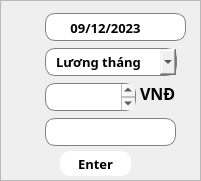
   <widget class="QFrame" name="frametest">
    <property name="geometry">
     <rect>
      <x>1330</x>
      <y>480</y>
      <width>201</width>
      <height>181</height>
     </rect>
    </property>
    <property name="styleSheet">
     <string notr="true">#frametest{
	background-color: #EDE4E0;
	border-radius: 15;
	border: 2px solid white;
}</string>
    </property>
    <property name="frameShape">
     <enum>QFrame::StyledPanel</enum>
    </property>
    <property name="frameShadow">
     <enum>QFrame::Raised</enum>
    </property>
    <widget class="QComboBox" name="comboBox_4">
     <property name="geometry">
      <rect>
       <x>45</x>
       <y>48</y>
       <width>132</width>
       <height>28</height>
      </rect>
     </property>
     <property name="font">
      <font>
       <family>Samsung Sharp Sans</family>
       <pointsize>10</pointsize>
       <weight>75</weight>
       <bold>true</bold>
      </font>
     </property>
     <property name="layoutDirection">
      <enum>Qt::LeftToRight</enum>
     </property>
     <property name="autoFillBackground">
      <bool>false</bool>
     </property>
     <property name="styleSheet">
      <string notr="true">QComboBox {
    border: 1px solid gray;
    border-radius: 10px;
    min-width: 6em;
	padding-left: 10;
}

QComboBox:on {
    border-bottom-left-radius: 0px;
    border-bottom-right-radius: 0px;
}

QComboBox QAbstractItemView {
    border-bottom-right-radius: 10px;
    border-bottom-left-radius: 10px;
    background: transparent;
    border: 1px solid gray;
    padding: 4px 4px 4px 4px
}

QComboBox::drop-down {
	image: url(&quot;:/Icon/Image/icons8-down-25.png&quot;);
	width:20;
	padding-left: 5
}
</string>
     </property>
     <property name="editable">
      <bool>false</bool>
     </property>
     <property name="currentIndex">
      <number>0</number>
     </property>
     <property name="maxVisibleItems">
      <number>10</number>
     </property>
     <item>
      <property name="text">
       <string>Lương tháng</string>
      </property>
     </item>
     <item>
      <property name="text">
       <string>Khác</string>
      </property>
     </item>
    </widget>
    <widget class="QPlainTextEdit" name="plainTextEdit_9">
     <property name="geometry">
      <rect>
       <x>45</x>
       <y>118</y>
       <width>131</width>
       <height>28</height>
      </rect>
     </property>
     <property name="font">
      <font>
       <family>Samsung Sharp Sans</family>
       <weight>75</weight>
       <bold>true</bold>
      </font>
     </property>
     <property name="styleSheet">
      <string notr="true">border-radius: 10;
background-color: white;
border: 1px solid gray;
padding-left: 5</string>
     </property>
     <property name="plainText">
      <string/>
     </property>
    </widget>
    <widget class="QLabel" name="label_24">
     <property name="geometry">
      <rect>
       <x>10</x>
       <y>48</y>
       <width>25</width>
       <height>25</height>
      </rect>
     </property>
     <property name="text">
      <string/>
     </property>
     <property name="pixmap">
      <pixmap resource="ResourceFile.qrc">:/Icon/Image/icons8-goal-40.png</pixmap>
     </property>
     <property name="scaledContents">
      <bool>true</bool>
     </property>
    </widget>
    <widget class="QLabel" name="label_25">
     <property name="geometry">
      <rect>
       <x>10</x>
       <y>83</y>
       <width>25</width>
       <height>25</height>
      </rect>
     </property>
     <property name="text">
      <string/>
     </property>
     <property name="pixmap">
      <pixmap resource="ResourceFile.qrc">:/Icon/Image/icons8-money-40.png</pixmap>
     </property>
     <property name="scaledContents">
      <bool>true</bool>
     </property>
    </widget>
    <widget class="QLabel" name="label_26">
     <property name="geometry">
      <rect>
       <x>10</x>
       <y>118</y>
       <width>25</width>
       <height>25</height>
      </rect>
     </property>
     <property name="text">
      <string/>
     </property>
     <property name="pixmap">
      <pixmap resource="ResourceFile.qrc">:/Icon/Image/icons8-note-40.png</pixmap>
     </property>
     <property name="scaledContents">
      <bool>true</bool>
     </property>
    </widget>
    <widget class="QLabel" name="label_27">
     <property name="geometry">
      <rect>
       <x>140</x>
       <y>83</y>
       <width>35</width>
       <height>20</height>
      </rect>
     </property>
     <property name="font">
      <font>
       <family>Samsung Sharp Sans</family>
       <pointsize>12</pointsize>
       <weight>75</weight>
       <bold>true</bold>
      </font>
     </property>
     <property name="text">
      <string>VNĐ</string>
     </property>
    </widget>
    <widget class="QPushButton" name="pushButton_SetThu">
     <property name="geometry">
      <rect>
       <x>60</x>
       <y>151</y>
       <width>71</width>
       <height>25</height>
      </rect>
     </property>
     <property name="font">
      <font>
       <family>Samsung Sharp Sans</family>
       <pointsize>10</pointsize>
       <weight>75</weight>
       <bold>true</bold>
      </font>
     </property>
     <property name="styleSheet">
      <string notr="true">#pushButton_SetThu
{
	border: 0px solid white;
	background-color: white;
	border-radius: 10px;
}
#pushButton_SetThu::pressed
{
	background-color: #99FFFF;
	border-style: inset;
}
#pushButton_SetThu::hover
{
	background-color: #BBBBBB;
	border-style: inset;
}</string>
     </property>
     <property name="text">
      <string>Enter</string>
     </property>
     <property name="icon">
      <iconset resource="ResourceFile.qrc">
       <normaloff>:/Icon/Image/icons8-next-50.png</normaloff>:/Icon/Image/icons8-next-50.png</iconset>
     </property>
     <property name="iconSize">
      <size>
       <width>20</width>
       <height>20</height>
      </size>
     </property>
    </widget>
    <widget class="QPlainTextEdit" name="plainTextEdit_10">
     <property name="geometry">
      <rect>
       <x>45</x>
       <y>83</y>
       <width>91</width>
       <height>28</height>
      </rect>
     </property>
     <property name="font">
      <font>
       <family>Samsung Sharp Sans</family>
       <pointsize>10</pointsize>
       <weight>75</weight>
       <bold>true</bold>
      </font>
     </property>
     <property name="styleSheet">
      <string notr="true">border-radius: 10;
background-color: white;
border: 1px solid gray;
padding-left: 8</string>
     </property>
     <property name="plainText">
      <string/>
     </property>
    </widget>
    <widget class="QLabel" name="label_date_selected_2">
     <property name="geometry">
      <rect>
       <x>60</x>
       <y>13</y>
       <width>91</width>
       <height>25</height>
      </rect>
     </property>
     <property name="font">
      <font>
       <family>Samsung Sharp Sans</family>
       <pointsize>10</pointsize>
       <weight>75</weight>
       <bold>true</bold>
      </font>
     </property>
     <property name="styleSheet">
      <string notr="true">#label_date_selected{
	background-color: white;
	border-radius: 10;
	border: 1px solid white;
	color: black
}</string>
     </property>
     <property name="text">
      <string>09/12/2023</string>
     </property>
     <property name="alignment">
      <set>Qt::AlignCenter</set>
     </property>
    </widget>
    <widget class="QPlainTextEdit" name="plainTextEdit_11">
     <property name="geometry">
      <rect>
       <x>45</x>
       <y>13</y>
       <width>141</width>
       <height>28</height>
      </rect>
     </property>
     <property name="font">
      <font>
       <family>Samsung Sharp Sans</family>
       <weight>75</weight>
       <bold>true</bold>
      </font>
     </property>
     <property name="styleSheet">
      <string notr="true">border-radius: 10;
background-color: white;
border: 1px solid gray;
padding-left: 5</string>
     </property>
     <property name="plainText">
      <string/>
     </property>
    </widget>
    <widget class="QLabel" name="label_28">
     <property name="geometry">
      <rect>
       <x>8</x>
       <y>13</y>
       <width>31</width>
       <height>31</height>
      </rect>
     </property>
     <property name="text">
      <string/>
     </property>
     <property name="pixmap">
      <pixmap resource="ResourceFile.qrc">:/Icon/Image/icons8-calendar-48.png</pixmap>
     </property>
     <property name="scaledContents">
      <bool>true</bool>
     </property>
    </widget>
    <widget class="QPushButton" name="pushButton_Selectday_Thu">
     <property name="geometry">
      <rect>
       <x>160</x>
       <y>15</y>
       <width>21</width>
       <height>24</height>
      </rect>
     </property>
     <property name="styleSheet">
      <string notr="true">#pushButton_Selectday_Thu
{
	border: 0px solid white;
	background-color: white;
	border-radius: 10px;
}
#pushButton_Selectday_Thu::pressed
{
	background-color: #99FFFF;
	border-style: inset;
}
#pushButton_Selectday_Thu::hover
{
	background-color: #BBBBBB;
	border-style: inset;
}</string>
     </property>
     <property name="text">
      <string/>
     </property>
     <property name="icon">
      <iconset resource="ResourceFile.qrc">
       <normaloff>:/Icon/Image/icons8-calendar-48.png</normaloff>:/Icon/Image/icons8-calendar-48.png</iconset>
     </property>
     <property name="iconSize">
      <size>
       <width>20</width>
       <height>20</height>
      </size>
     </property>
    </widget>
    <widget class="QLabel" name="label_date_selected_Thu">
     <property name="geometry">
      <rect>
       <x>60</x>
       <y>15</y>
       <width>91</width>
       <height>25</height>
      </rect>
     </property>
     <property name="font">
      <font>
       <family>Samsung Sharp Sans</family>
       <pointsize>10</pointsize>
       <weight>75</weight>
       <bold>true</bold>
      </font>
     </property>
     <property name="styleSheet">
      <string notr="true">#label_date_selected_Thu{
	background-color: white;
	border-radius: 10;
	border: 1px solid white;
	color: black
}</string>
     </property>
     <property name="text">
      <string>09/12/2023</string>
     </property>
     <property name="alignment">
      <set>Qt::AlignCenter</set>
     </property>
    </widget>
   </widget>
